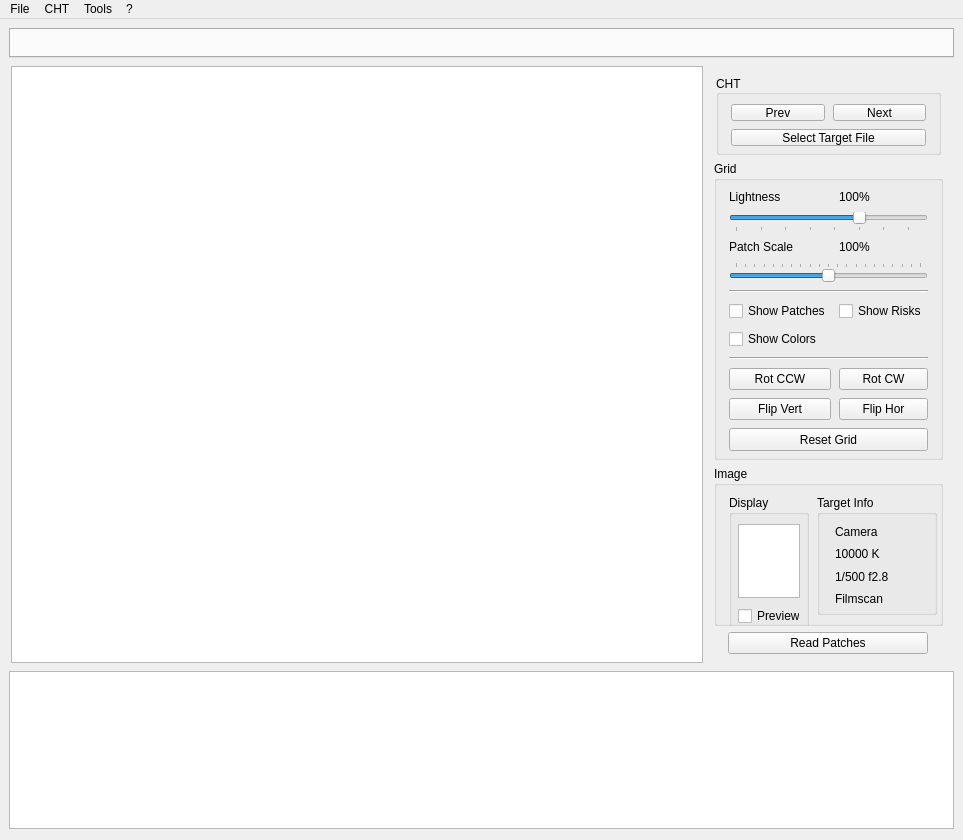
<?xml version="1.0" encoding="UTF-8"?>
<ui version="4.0">
 <class>MainWindow</class>
 <widget class="QMainWindow" name="MainWindow">
  <property name="geometry">
   <rect>
    <x>0</x>
    <y>0</y>
    <width>963</width>
    <height>840</height>
   </rect>
  </property>
  <property name="sizePolicy">
   <sizepolicy hsizetype="Expanding" vsizetype="Expanding">
    <horstretch>0</horstretch>
    <verstretch>0</verstretch>
   </sizepolicy>
  </property>
  <property name="windowTitle">
   <string>MainWindow</string>
  </property>
  <widget class="QWidget" name="centralwidget">
   <layout class="QVBoxLayout" name="verticalLayout">
    <item>
     <widget class="QTabWidget" name="chtTabs">
      <property name="sizePolicy">
       <sizepolicy hsizetype="Expanding" vsizetype="Fixed">
        <horstretch>0</horstretch>
        <verstretch>0</verstretch>
       </sizepolicy>
      </property>
      <property name="minimumSize">
       <size>
        <width>0</width>
        <height>30</height>
       </size>
      </property>
      <property name="maximumSize">
       <size>
        <width>16777215</width>
        <height>30</height>
       </size>
      </property>
      <property name="currentIndex">
       <number>-1</number>
      </property>
     </widget>
    </item>
    <item>
     <widget class="QWidget" name="l_workPlacer_H" native="true">
      <property name="sizePolicy">
       <sizepolicy hsizetype="Preferred" vsizetype="Expanding">
        <horstretch>0</horstretch>
        <verstretch>0</verstretch>
       </sizepolicy>
      </property>
      <layout class="QHBoxLayout" name="horizontalLayout_5">
       <property name="spacing">
        <number>4</number>
       </property>
       <property name="leftMargin">
        <number>2</number>
       </property>
       <property name="topMargin">
        <number>2</number>
       </property>
       <property name="rightMargin">
        <number>2</number>
       </property>
       <property name="bottomMargin">
        <number>2</number>
       </property>
       <item>
        <widget class="QWidget" name="l_imagePlacer" native="true">
         <property name="sizePolicy">
          <sizepolicy hsizetype="Expanding" vsizetype="Expanding">
           <horstretch>0</horstretch>
           <verstretch>0</verstretch>
          </sizepolicy>
         </property>
         <layout class="QHBoxLayout" name="horizontalLayout_3">
          <property name="spacing">
           <number>2</number>
          </property>
          <property name="leftMargin">
           <number>0</number>
          </property>
          <property name="topMargin">
           <number>0</number>
          </property>
          <property name="rightMargin">
           <number>0</number>
          </property>
          <property name="bottomMargin">
           <number>0</number>
          </property>
          <item>
           <widget class="InteractiveGraphicsView" name="tiff_grid">
            <property name="sizePolicy">
             <sizepolicy hsizetype="Expanding" vsizetype="Expanding">
              <horstretch>0</horstretch>
              <verstretch>0</verstretch>
             </sizepolicy>
            </property>
            <property name="minimumSize">
             <size>
              <width>100</width>
              <height>100</height>
             </size>
            </property>
            <property name="verticalScrollBarPolicy">
             <enum>Qt::ScrollBarPolicy::ScrollBarAlwaysOff</enum>
            </property>
            <property name="horizontalScrollBarPolicy">
             <enum>Qt::ScrollBarPolicy::ScrollBarAlwaysOff</enum>
            </property>
            <property name="renderHints">
             <set>QPainter::RenderHint::Antialiasing|QPainter::RenderHint::SmoothPixmapTransform</set>
            </property>
            <property name="transformationAnchor">
             <enum>QGraphicsView::ViewportAnchor::AnchorViewCenter</enum>
            </property>
            <property name="resizeAnchor">
             <enum>QGraphicsView::ViewportAnchor::AnchorViewCenter</enum>
            </property>
            <property name="viewportUpdateMode">
             <enum>QGraphicsView::ViewportUpdateMode::FullViewportUpdate</enum>
            </property>
            <property name="optimizationFlags">
             <set>QGraphicsView::OptimizationFlag::DontAdjustForAntialiasing</set>
            </property>
           </widget>
          </item>
          <item>
           <widget class="QWidget" name="l_buttonsPlacer_V" native="true">
            <property name="sizePolicy">
             <sizepolicy hsizetype="Fixed" vsizetype="Expanding">
              <horstretch>0</horstretch>
              <verstretch>0</verstretch>
             </sizepolicy>
            </property>
            <property name="minimumSize">
             <size>
              <width>200</width>
              <height>0</height>
             </size>
            </property>
            <property name="maximumSize">
             <size>
              <width>250</width>
              <height>16777215</height>
             </size>
            </property>
            <layout class="QVBoxLayout" name="verticalLayout_3">
             <item alignment="Qt::AlignmentFlag::AlignHCenter">
              <widget class="QGroupBox" name="cht_grp">
               <property name="sizePolicy">
                <sizepolicy hsizetype="Maximum" vsizetype="Expanding">
                 <horstretch>0</horstretch>
                 <verstretch>0</verstretch>
                </sizepolicy>
               </property>
               <property name="minimumSize">
                <size>
                 <width>225</width>
                 <height>80</height>
                </size>
               </property>
               <property name="maximumSize">
                <size>
                 <width>190</width>
                 <height>16777215</height>
                </size>
               </property>
               <property name="toolTip">
                <string>Expected patches on the target</string>
               </property>
               <property name="layoutDirection">
                <enum>Qt::LayoutDirection::LeftToRight</enum>
               </property>
               <property name="autoFillBackground">
                <bool>false</bool>
               </property>
               <property name="title">
                <string>CHT</string>
               </property>
               <property name="alignment">
                <set>Qt::AlignmentFlag::AlignLeading|Qt::AlignmentFlag::AlignLeft|Qt::AlignmentFlag::AlignVCenter</set>
               </property>
               <layout class="QGridLayout" name="gridLayout">
                <property name="leftMargin">
                 <number>12</number>
                </property>
                <property name="topMargin">
                 <number>9</number>
                </property>
                <property name="rightMargin">
                 <number>12</number>
                </property>
                <property name="bottomMargin">
                 <number>6</number>
                </property>
                <property name="spacing">
                 <number>8</number>
                </property>
                <item row="0" column="0">
                 <widget class="QPushButton" name="btn_prevCHT">
                  <property name="toolTip">
                   <string>Stitch to previous cht file</string>
                  </property>
                  <property name="text">
                   <string>Prev</string>
                  </property>
                  <property name="shortcut">
                   <string>Ctrl+Shift+Left</string>
                  </property>
                 </widget>
                </item>
                <item row="0" column="1">
                 <widget class="QPushButton" name="btn_nextCHT">
                  <property name="toolTip">
                   <string>Stitch to next cht file</string>
                  </property>
                  <property name="text">
                   <string>Next</string>
                  </property>
                  <property name="shortcut">
                   <string>Ctrl+Shift+Right</string>
                  </property>
                 </widget>
                </item>
                <item row="1" column="0" colspan="2">
                 <widget class="QPushButton" name="btn_selectTiff">
                  <property name="toolTip">
                   <string>Select the target image</string>
                  </property>
                  <property name="text">
                   <string>Select Target File</string>
                  </property>
                 </widget>
                </item>
               </layout>
              </widget>
             </item>
             <item alignment="Qt::AlignmentFlag::AlignHCenter">
              <widget class="QGroupBox" name="tiff_grp">
               <property name="sizePolicy">
                <sizepolicy hsizetype="MinimumExpanding" vsizetype="Expanding">
                 <horstretch>0</horstretch>
                 <verstretch>0</verstretch>
                </sizepolicy>
               </property>
               <property name="minimumSize">
                <size>
                 <width>225</width>
                 <height>0</height>
                </size>
               </property>
               <property name="maximumSize">
                <size>
                 <width>16777215</width>
                 <height>16777215</height>
                </size>
               </property>
               <property name="toolTip">
                <string>Target file name</string>
               </property>
               <property name="title">
                <string>Grid</string>
               </property>
               <property name="flat">
                <bool>false</bool>
               </property>
               <layout class="QGridLayout" name="gridLayout_3">
                <property name="leftMargin">
                 <number>12</number>
                </property>
                <property name="rightMargin">
                 <number>12</number>
                </property>
                <property name="bottomMargin">
                 <number>6</number>
                </property>
                <property name="spacing">
                 <number>8</number>
                </property>
                <item row="2" column="0" colspan="2">
                 <widget class="QSlider" name="slide_Lightness">
                  <property name="toolTip">
                   <string>Lightness of the target (does not impact the original image)</string>
                  </property>
                  <property name="maximum">
                   <number>150</number>
                  </property>
                  <property name="singleStep">
                   <number>5</number>
                  </property>
                  <property name="pageStep">
                   <number>15</number>
                  </property>
                  <property name="value">
                   <number>100</number>
                  </property>
                  <property name="orientation">
                   <enum>Qt::Orientation::Horizontal</enum>
                  </property>
                  <property name="tickPosition">
                   <enum>QSlider::TickPosition::TicksBelow</enum>
                  </property>
                  <property name="tickInterval">
                   <number>20</number>
                  </property>
                 </widget>
                </item>
                <item row="4" column="0">
                 <widget class="QLabel" name="lbl_PatchScale">
                  <property name="text">
                   <string>Patch Scale</string>
                  </property>
                 </widget>
                </item>
                <item row="14" column="0" colspan="2">
                 <widget class="Line" name="div_line1">
                  <property name="orientation">
                   <enum>Qt::Orientation::Horizontal</enum>
                  </property>
                 </widget>
                </item>
                <item row="15" column="0">
                 <widget class="QPushButton" name="btn_rotCCW">
                  <property name="text">
                   <string>Rot CCW</string>
                  </property>
                 </widget>
                </item>
                <item row="15" column="1">
                 <widget class="QPushButton" name="btn_rotCW">
                  <property name="text">
                   <string>Rot CW</string>
                  </property>
                 </widget>
                </item>
                <item row="10" column="0">
                 <widget class="QCheckBox" name="chk_ShowPatches">
                  <property name="toolTip">
                   <string>Show/Hide patch areas</string>
                  </property>
                  <property name="text">
                   <string>Show Patches</string>
                  </property>
                  <property name="shortcut">
                   <string>Ctrl+W</string>
                  </property>
                 </widget>
                </item>
                <item row="4" column="1">
                 <widget class="QLabel" name="lbl_PatchPersents">
                  <property name="text">
                   <string>100%</string>
                  </property>
                 </widget>
                </item>
                <item row="7" column="0" colspan="2">
                 <widget class="QSlider" name="slide_PatchScale">
                  <property name="toolTip">
                   <string>Scale of patch zone</string>
                  </property>
                  <property name="maximum">
                   <number>200</number>
                  </property>
                  <property name="value">
                   <number>100</number>
                  </property>
                  <property name="orientation">
                   <enum>Qt::Orientation::Horizontal</enum>
                  </property>
                  <property name="tickPosition">
                   <enum>QSlider::TickPosition::TicksAbove</enum>
                  </property>
                  <property name="tickInterval">
                   <number>10</number>
                  </property>
                 </widget>
                </item>
                <item row="11" column="0">
                 <widget class="QCheckBox" name="chk_ShowColors">
                  <property name="text">
                   <string>Show Colors</string>
                  </property>
                 </widget>
                </item>
                <item row="17" column="0" colspan="2">
                 <widget class="QPushButton" name="btn_ResetGrid">
                  <property name="minimumSize">
                   <size>
                    <width>199</width>
                    <height>23</height>
                   </size>
                  </property>
                  <property name="toolTip">
                   <string>Reset grid points to initial state</string>
                  </property>
                  <property name="text">
                   <string>Reset Grid</string>
                  </property>
                 </widget>
                </item>
                <item row="1" column="1">
                 <widget class="QLabel" name="lbl_LightnessValue">
                  <property name="text">
                   <string>100%</string>
                  </property>
                 </widget>
                </item>
                <item row="1" column="0">
                 <widget class="QLabel" name="lbl_Lightness">
                  <property name="text">
                   <string>Lightness</string>
                  </property>
                 </widget>
                </item>
                <item row="8" column="0" colspan="2">
                 <widget class="Line" name="div_line_2">
                  <property name="orientation">
                   <enum>Qt::Orientation::Horizontal</enum>
                  </property>
                 </widget>
                </item>
                <item row="10" column="1">
                 <widget class="QCheckBox" name="chk_ShowRisks">
                  <property name="toolTip">
                   <string>Show/Hide bad recognized patches</string>
                  </property>
                  <property name="text">
                   <string>Show Risks</string>
                  </property>
                  <property name="shortcut">
                   <string>Ctrl+Shift+W</string>
                  </property>
                 </widget>
                </item>
                <item row="16" column="0">
                 <widget class="QPushButton" name="btn_FlipH">
                  <property name="text">
                   <string>Flip Vert</string>
                  </property>
                 </widget>
                </item>
                <item row="16" column="1">
                 <widget class="QPushButton" name="btn_FlipV">
                  <property name="text">
                   <string>Flip Hor</string>
                  </property>
                 </widget>
                </item>
               </layout>
              </widget>
             </item>
             <item alignment="Qt::AlignmentFlag::AlignBottom">
              <widget class="QGroupBox" name="img_grp">
               <property name="sizePolicy">
                <sizepolicy hsizetype="Preferred" vsizetype="Expanding">
                 <horstretch>0</horstretch>
                 <verstretch>0</verstretch>
                </sizepolicy>
               </property>
               <property name="minimumSize">
                <size>
                 <width>0</width>
                 <height>160</height>
                </size>
               </property>
               <property name="title">
                <string>Image</string>
               </property>
               <layout class="QHBoxLayout" name="horizontalLayout">
                <property name="leftMargin">
                 <number>10</number>
                </property>
                <property name="topMargin">
                 <number>9</number>
                </property>
                <property name="rightMargin">
                 <number>0</number>
                </property>
                <property name="bottomMargin">
                 <number>0</number>
                </property>
                <item alignment="Qt::AlignmentFlag::AlignTop">
                 <widget class="QGroupBox" name="display_grp">
                  <property name="minimumSize">
                   <size>
                    <width>80</width>
                    <height>140</height>
                   </size>
                  </property>
                  <property name="maximumSize">
                   <size>
                    <width>80</width>
                    <height>120</height>
                   </size>
                  </property>
                  <property name="title">
                   <string>Display</string>
                  </property>
                  <layout class="QVBoxLayout" name="verticalLayout_2">
                   <property name="spacing">
                    <number>8</number>
                   </property>
                   <property name="leftMargin">
                    <number>6</number>
                   </property>
                   <property name="rightMargin">
                    <number>6</number>
                   </property>
                   <property name="bottomMargin">
                    <number>6</number>
                   </property>
                   <item>
                    <widget class="QListWidget" name="lst_Images">
                     <property name="showDropIndicator" stdset="0">
                      <bool>false</bool>
                     </property>
                     <property name="defaultDropAction">
                      <enum>Qt::DropAction::IgnoreAction</enum>
                     </property>
                     <property name="selectionBehavior">
                      <enum>QAbstractItemView::SelectionBehavior::SelectItems</enum>
                     </property>
                    </widget>
                   </item>
                   <item>
                    <widget class="QCheckBox" name="chk_showPreview">
                     <property name="text">
                      <string>Preview</string>
                     </property>
                    </widget>
                   </item>
                  </layout>
                 </widget>
                </item>
                <item alignment="Qt::AlignmentFlag::AlignTop">
                 <widget class="QGroupBox" name="imginfo_grp">
                  <property name="sizePolicy">
                   <sizepolicy hsizetype="Maximum" vsizetype="Preferred">
                    <horstretch>0</horstretch>
                    <verstretch>0</verstretch>
                   </sizepolicy>
                  </property>
                  <property name="minimumSize">
                   <size>
                    <width>120</width>
                    <height>120</height>
                   </size>
                  </property>
                  <property name="maximumSize">
                   <size>
                    <width>16777215</width>
                    <height>120</height>
                   </size>
                  </property>
                  <property name="title">
                   <string>Target Info</string>
                  </property>
                  <layout class="QVBoxLayout" name="verticalLayout_4">
                   <property name="spacing">
                    <number>8</number>
                   </property>
                   <property name="leftMargin">
                    <number>15</number>
                   </property>
                   <property name="rightMargin">
                    <number>0</number>
                   </property>
                   <property name="bottomMargin">
                    <number>6</number>
                   </property>
                   <item>
                    <widget class="QLabel" name="lbl_Camera">
                     <property name="text">
                      <string>Camera</string>
                     </property>
                    </widget>
                   </item>
                   <item>
                    <widget class="QLabel" name="lbl_Temp">
                     <property name="text">
                      <string>10000 K</string>
                     </property>
                    </widget>
                   </item>
                   <item>
                    <widget class="QLabel" name="lbl_Exposure">
                     <property name="text">
                      <string>1/500 f2.8</string>
                     </property>
                    </widget>
                   </item>
                   <item>
                    <widget class="QLabel" name="lbl_Filmscan">
                     <property name="text">
                      <string>Filmscan</string>
                     </property>
                    </widget>
                   </item>
                  </layout>
                 </widget>
                </item>
               </layout>
              </widget>
             </item>
             <item alignment="Qt::AlignmentFlag::AlignHCenter">
              <widget class="QPushButton" name="btn_ReadPatches">
               <property name="minimumSize">
                <size>
                 <width>200</width>
                 <height>0</height>
                </size>
               </property>
               <property name="toolTip">
                <string>Read colors from the target</string>
               </property>
               <property name="text">
                <string>Read Patches</string>
               </property>
              </widget>
             </item>
            </layout>
           </widget>
          </item>
         </layout>
        </widget>
       </item>
      </layout>
     </widget>
    </item>
    <item>
     <widget class="QFrame" name="l_logsPlacer_H">
      <property name="minimumSize">
       <size>
        <width>0</width>
        <height>150</height>
       </size>
      </property>
      <property name="maximumSize">
       <size>
        <width>16777215</width>
        <height>150</height>
       </size>
      </property>
      <layout class="QVBoxLayout" name="l_BottomLogs" stretch="0">
       <property name="spacing">
        <number>0</number>
       </property>
       <property name="sizeConstraint">
        <enum>QLayout::SizeConstraint::SetMaximumSize</enum>
       </property>
       <property name="leftMargin">
        <number>0</number>
       </property>
       <property name="topMargin">
        <number>0</number>
       </property>
       <property name="rightMargin">
        <number>0</number>
       </property>
       <property name="bottomMargin">
        <number>2</number>
       </property>
       <item>
        <widget class="QTextEdit" name="app_log">
         <property name="sizePolicy">
          <sizepolicy hsizetype="Expanding" vsizetype="Fixed">
           <horstretch>100</horstretch>
           <verstretch>100</verstretch>
          </sizepolicy>
         </property>
         <property name="minimumSize">
          <size>
           <width>300</width>
           <height>150</height>
          </size>
         </property>
         <property name="contextMenuPolicy">
          <enum>Qt::ContextMenuPolicy::NoContextMenu</enum>
         </property>
         <property name="acceptDrops">
          <bool>false</bool>
         </property>
         <property name="sizeAdjustPolicy">
          <enum>QAbstractScrollArea::SizeAdjustPolicy::AdjustIgnored</enum>
         </property>
         <property name="undoRedoEnabled">
          <bool>false</bool>
         </property>
         <property name="readOnly">
          <bool>true</bool>
         </property>
         <property name="markdown">
          <string notr="true"/>
         </property>
         <property name="acceptRichText">
          <bool>false</bool>
         </property>
         <property name="placeholderText">
          <string/>
         </property>
        </widget>
       </item>
      </layout>
     </widget>
    </item>
   </layout>
  </widget>
  <widget class="QMenuBar" name="menubar">
   <property name="geometry">
    <rect>
     <x>0</x>
     <y>0</y>
     <width>963</width>
     <height>33</height>
    </rect>
   </property>
   <property name="sizePolicy">
    <sizepolicy hsizetype="Expanding" vsizetype="Minimum">
     <horstretch>0</horstretch>
     <verstretch>0</verstretch>
    </sizepolicy>
   </property>
   <widget class="QMenu" name="menuFile">
    <property name="title">
     <string>File</string>
    </property>
    <addaction name="actionNew"/>
    <addaction name="actionOpen"/>
    <addaction name="actionSave"/>
    <addaction name="separator"/>
    <addaction name="actionProperties"/>
    <addaction name="separator"/>
    <addaction name="actionExit"/>
   </widget>
   <widget class="QMenu" name="menuCHT">
    <property name="title">
     <string>CHT</string>
    </property>
    <addaction name="actionAdd_Cht"/>
    <addaction name="actionDrop_Cht"/>
    <addaction name="separator"/>
    <addaction name="actionSelect_Target"/>
    <addaction name="separator"/>
    <addaction name="actionRead_Patches"/>
    <addaction name="separator"/>
    <addaction name="actionReset_Grid"/>
   </widget>
   <widget class="QMenu" name="menuTools">
    <property name="title">
     <string>Tools</string>
    </property>
    <addaction name="separator"/>
    <addaction name="actionCreate_targets"/>
    <addaction name="separator"/>
    <addaction name="actionMake_TI3"/>
    <addaction name="separator"/>
    <addaction name="actionCreate_ICC_profile"/>
    <addaction name="actionCreate_DCP_profile"/>
    <addaction name="actionCreate_cube_LUT"/>
   </widget>
   <widget class="QMenu" name="menuHelp">
    <property name="title">
     <string>?</string>
    </property>
    <addaction name="actionAbout"/>
   </widget>
   <addaction name="menuFile"/>
   <addaction name="menuCHT"/>
   <addaction name="menuTools"/>
   <addaction name="menuHelp"/>
  </widget>
  <action name="actionNew">
   <property name="text">
    <string>New Project ...</string>
   </property>
   <property name="toolTip">
    <string>Create a new pcl file (the old file discarded if any)</string>
   </property>
   <property name="shortcut">
    <string>Ctrl+N</string>
   </property>
  </action>
  <action name="actionOpen">
   <property name="text">
    <string>Open Project ...</string>
   </property>
   <property name="toolTip">
    <string>Open pcl file</string>
   </property>
   <property name="shortcut">
    <string>Ctrl+O</string>
   </property>
  </action>
  <action name="actionSave">
   <property name="text">
    <string>Save Project</string>
   </property>
   <property name="shortcut">
    <string>Ctrl+R</string>
   </property>
  </action>
  <action name="actionSave_As">
   <property name="text">
    <string>Save PCL As...</string>
   </property>
   <property name="toolTip">
    <string>Save pcl with a new name</string>
   </property>
   <property name="shortcut">
    <string>Ctrl+Alt+S</string>
   </property>
  </action>
  <action name="actionExit">
   <property name="text">
    <string>Exit</string>
   </property>
   <property name="shortcut">
    <string>Ctrl+Q</string>
   </property>
  </action>
  <action name="actionAdd_Cht">
   <property name="text">
    <string>Add Cht...</string>
   </property>
   <property name="toolTip">
    <string>Add patch grid to pcl set</string>
   </property>
   <property name="shortcut">
    <string>Ctrl+1</string>
   </property>
  </action>
  <action name="actionDrop_Cht">
   <property name="text">
    <string>Drop Cht...</string>
   </property>
   <property name="toolTip">
    <string>Remove current patch grid from pcl set</string>
   </property>
  </action>
  <action name="actionSelect_Target">
   <property name="text">
    <string>Select Target File...</string>
   </property>
   <property name="toolTip">
    <string>Select the color  target image</string>
   </property>
   <property name="shortcut">
    <string>Ctrl+2</string>
   </property>
  </action>
  <action name="actionRead_Patches">
   <property name="text">
    <string>Read Patches</string>
   </property>
   <property name="toolTip">
    <string>Read colors from the target</string>
   </property>
   <property name="shortcut">
    <string>Ctrl+R</string>
   </property>
  </action>
  <action name="actionReset_Grid">
   <property name="text">
    <string>Reset Grid</string>
   </property>
   <property name="toolTip">
    <string>Reset grid points to initial state</string>
   </property>
  </action>
  <action name="actionMake_TI3">
   <property name="text">
    <string>Create TI3...</string>
   </property>
   <property name="toolTip">
    <string>Create ti3 file from current pcl</string>
   </property>
  </action>
  <action name="actionProperties">
   <property name="text">
    <string>Project Properties ...</string>
   </property>
   <property name="toolTip">
    <string>Tune up pcl file</string>
   </property>
  </action>
  <action name="actionCreate_targets">
   <property name="text">
    <string>Create targets</string>
   </property>
   <property name="toolTip">
    <string>Generate target grids and images</string>
   </property>
  </action>
  <action name="actionCreate_ICC_profile">
   <property name="text">
    <string>Create ICC profile...</string>
   </property>
   <property name="toolTip">
    <string>Run a ICC profile wizard</string>
   </property>
  </action>
  <action name="actionCreate_DCP_profile">
   <property name="text">
    <string>Create DCM profile</string>
   </property>
   <property name="toolTip">
    <string>Run DCM profile generation wizard</string>
   </property>
  </action>
  <action name="actionCreate_cube_LUT">
   <property name="text">
    <string>Create .cube LUT</string>
   </property>
   <property name="toolTip">
    <string>Run a  .cube LUT generation wizard</string>
   </property>
  </action>
  <action name="actionAbout">
   <property name="text">
    <string>About PatchReader...</string>
   </property>
   <property name="toolTip">
    <string>About the program</string>
   </property>
  </action>
 </widget>
 <customwidgets>
  <customwidget>
   <class>InteractiveGraphicsView</class>
   <extends>QGraphicsView</extends>
   <header>InteractiveGraphicsView</header>
  </customwidget>
 </customwidgets>
 <resources/>
 <connections/>
</ui>
